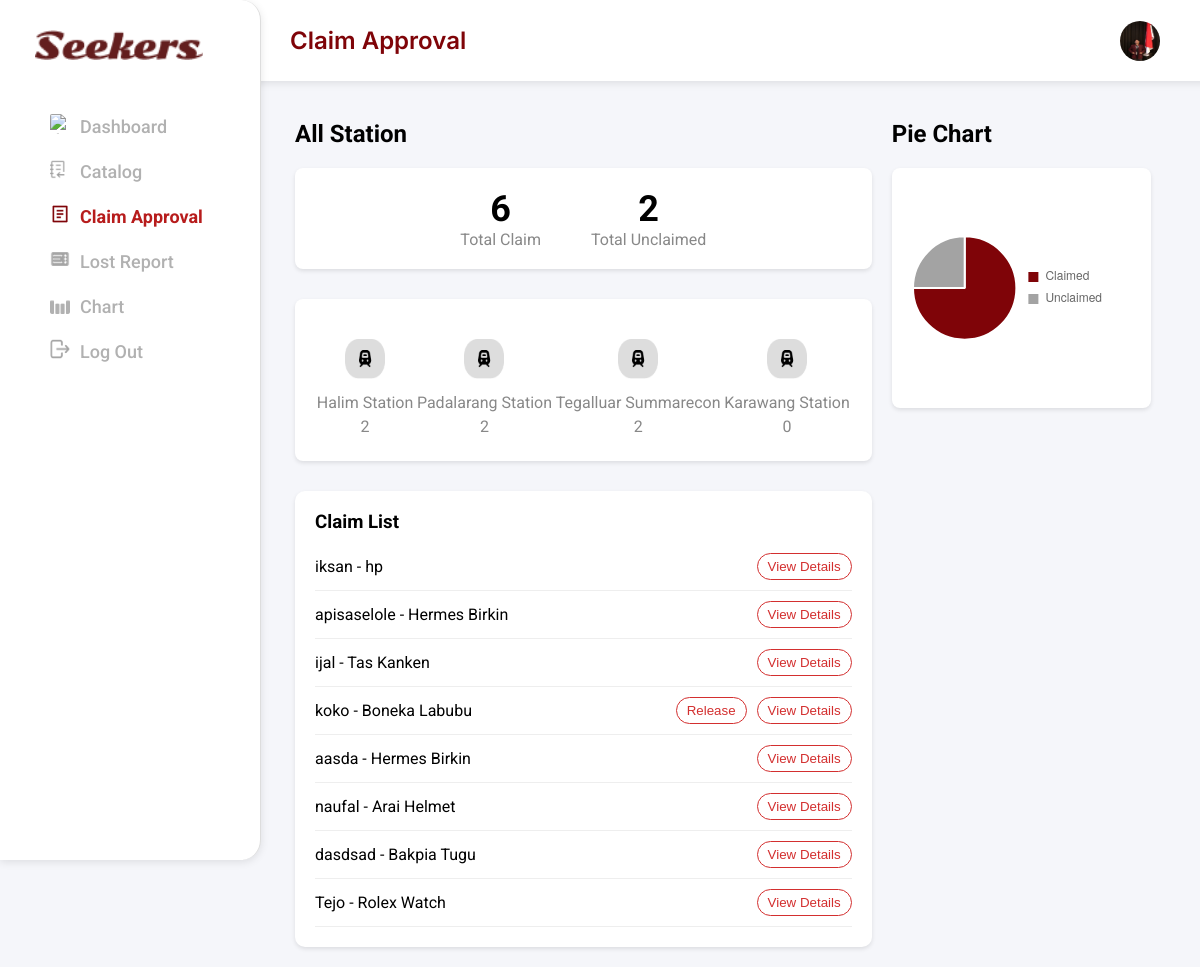
/claimapproval.php (signed in), run on the app's committed database.
### tables this page shows
CREATE TABLE `users` (
  `id` int(11) NOT NULL,
  `fullname` varchar(100) NOT NULL,
  `username` varchar(50) NOT NULL,
  `email` varchar(50) NOT NULL,
  `password` varchar(255) NOT NULL,
  `position` varchar(100) DEFAULT NULL,
  `departement` varchar(100) DEFAULT NULL,
  `biro` varchar(100) DEFAULT NULL,
  `placement` varchar(100) DEFAULT NULL,
  `profile_pic` varchar(255) NOT NULL DEFAULT 'profil/noprofil.png'
);

CREATE TABLE `claims` (
  `claim_id` int(11) NOT NULL,
  `passenger_name` varchar(255) NOT NULL,
  `phone_number` varchar(20) NOT NULL,
  `id_card_image` varchar(255) DEFAULT NULL,
  `train_ticket_image` varchar(255) DEFAULT NULL,
  `item_description` text DEFAULT NULL,
  `proof_of_ownership` varchar(255) DEFAULT NULL,
  `lost_item_id` int(11) DEFAULT NULL,
  `created_at` timestamp NOT NULL DEFAULT current_timestamp(),
  `updated_at` timestamp NOT NULL DEFAULT current_timestamp() ON UPDATE current_timestamp(),
  `metode_pengambilan` varchar(50) DEFAULT NULL,
  `stasiun_ambil` varchar(100) DEFAULT NULL,
  `stasiun_kirim` varchar(100) DEFAULT NULL
);

CREATE TABLE `lost_items` (
  `id` int(11) NOT NULL,
  `no_regist` varchar(50) DEFAULT NULL,
  `categories` varchar(50) DEFAULT NULL,
  `date` date DEFAULT NULL,
  `nama_barang` varchar(100) DEFAULT NULL,
  `location` varchar(100) DEFAULT NULL,
  `nomor_kereta` varchar(50) DEFAULT NULL,
  `gerbong` varchar(10) DEFAULT NULL,
  `kursi` varchar(10) DEFAULT NULL,
  `nama_pelapor` varchar(255) NOT NULL,
  `reporter` varchar(100) DEFAULT NULL,
  `chronology` text DEFAULT NULL,
  `image` varchar(255) DEFAULT NULL,
  `status` enum('unclaimed','claimed') DEFAULT 'unclaimed',
  `created_at` timestamp NOT NULL DEFAULT current_timestamp(),
  `perilis` varchar(100) DEFAULT NULL,
  `tanggal_rilis` date DEFAULT NULL,
  `foto_rilis` varchar(255) DEFAULT NULL,
  `metode_pengambilan` varchar(50) DEFAULT NULL,
  `stasiun_ambil` varchar(100) DEFAULT NULL,
  `stasiun_kirim` varchar(100) DEFAULT NULL,
  `status_rilis` enum('rilis','belum rilis') DEFAULT 'belum rilis'
);

### claimapproval.php (the view, shortened to what this page needs)
<?php
$host = "localhost";
$user = "root";
$pass = "";
$dbname = "lost_and_found";
$conn = new mysqli($host, $user, $pass, $dbname);
$user_id = $_SESSION['user_id'];
$query = "SELECT fullname, email, password, username, position, departement, biro, placement, profile_pic FROM users WHERE id = ?";
$stmt = $conn->prepare($query);
$stmt->bind_param("i", $user_id);
$stmt->execute();
$result = $stmt->get_result();
$user = $result->fetch_assoc();
$queryClaims = "SELECT
    c.claim_id,
    c.item_description,
    u.status,
    c.created_at,
    c.passenger_name,
    u.nama_barang,
    u.id AS lost_item_id,
    u.status_rilis
FROM claims c
JOIN lost_items u ON c.lost_item_id = u.id
ORDER BY c.created_at DESC;
";
$resultClaims = $conn->query($queryClaims);
$queryTotalApproved = "SELECT COUNT(*) AS total_approved FROM lost_items WHERE status = 'claimed'";
$resultTotalApproved = $conn->query($queryTotalApproved);
$totalApproved = $resultTotalApproved->fetch_assoc()['total_approved'];
$queryTotalRejected = "SELECT COUNT(*) AS total_rejected FROM lost_items WHERE status = 'unclaimed'";
$resultTotalRejected = $conn->query($queryTotalRejected);
$totalRejected = $resultTotalRejected->fetch_assoc()['total_rejected'];
$querylocation = "SELECT location, COUNT(*) AS total_approved
    FROM lost_items
    WHERE status = 'claimed'
    GROUP BY location";
$resultlocation = $conn->query($querylocation);
$locationData = [];
while ($row = $resultlocation->fetch_assoc()) {
    $locationData[$row['location']] = $row['total_approved'];
}
$queryChart = "
    SELECT
        SUM(CASE WHEN status = 'claimed' THEN 1 ELSE 0 END) AS claimed_count,
        SUM(CASE WHEN status = 'unclaimed' THEN 1 ELSE 0 END) AS unclaimed_count
    FROM lost_items
";
$resultChart = $conn->query($queryChart);
$rowChart = $resultChart->fetch_assoc();
$approved = $rowChart['claimed_count'] ?? 0;
$rejected = $rowChart['unclaimed_count'] ?? 0;
?>
<!DOCTYPE html>
<html lang="id">
<head>
    <link href="https://cdnjs.cloudflare.com/ajax/libs/font-awesome/5.15.3/css/all.min.css" rel="stylesheet"/>
    <link href="https://cdnjs.cloudflare.com/ajax/libs/font-awesome/5.15.4/css/all.min.css" rel="stylesheet">
    <link rel="stylesheet" href="style/claimapprovalll.css" />
</head>
<body>
    <div class="container">
        <div class="sidebar">
            <div>
                <img alt="Logo" height="57" src="asset/Seekers.png" width="168"/>
                <ul>
                <li>
                    <a href="dashboard.php" style="display: flex; align-items: center; gap: 10px; color:#B1B1B1 ;">
                        <img src="asset/dashcat.png" alt="dashboard" style="width: 20px; height: 20px; border-radius: 10%; margin-bottom: 5px;">
                        Dashboard
                    </a>
                </li>
                <li>
                <li>
                    <a href="catalog.php" style="display: flex; align-items: center; gap: 10px; color: #B1B1B1 ">
                        <img src="asset/catdash.png" alt="dashboard" style="width: 20px; height: 20px; border-radius: 10%; margin-bottom: 5px;">
                        Catalog
                    </a>
                </li>
                <li>
                    <a class="active" href="claimapproval.php" style="display: flex; align-items: center; gap: 10px; ">
                        <img src="asset/approval.png" alt="dashboard" style="width: 20px; height: 20px; border-radius: 10%; margin-bottom: 5px;">
                        Claim Approval
                    </a>
                </li>
                <li>
                <a href="lostreport.php" style="display: flex; align-items: center; gap: 10px; color:#B1B1B1">
                    <img src="asset/report2.png" alt="dashboard" style="width: 20px; height: 20px; border-radius: 10%; margin-bottom: 5px;">
                    Lost Report
                </a>
                </li>
                <li>
                    <a href="chart.php" style="display: flex; align-items: center; gap: 10px; color:#B1B1B1">
                        <img src="asset/chartdas.png" alt="dashboard" style="width: 20px; height: 20px; border-radius: 10%; margin-bottom: 5px;">
                        Chart
                    </a>
                </li>
                <li>
                    <a href="logout.php" style="display: flex; align-items: center; gap: 10px; color:#B1B1B1">
                        <img src="asset/logdas.png" alt="dashboard" style="width: 20px; height: 20px; border-radius: 10%; margin-bottom: 5px;">
                        Log Out
                    </a>
                </li>
            </ul>
            </div>
        </div>
        <div class="main-content">
            <div class="header">
            <h1>Claim Approval</h1>
                <div class="search">
                    <img alt="User Profile" height="35" width="35"
                    src="<?= htmlspecialchars($user['profile_pic'] ?: 'profil/noprofil.png') ?>?t=<?= time() ?>"
                    onclick="window.location.href='profil.php'"/>
                </div>
            </div>
            <div class="content">
                <div class="left-panel">
                <h2>All Station</h2>
                <div class="cardTotal">
                <div class="claim-box">
                    <h2><?= htmlspecialchars($totalApproved) ?></h2>
                    <p>Total Claim</p>
                </div>
                <div class="claim-box">
                    <h2><?= htmlspecialchars($totalRejected) ?></h2>
                    <p>Total Unclaimed</p>
                </div>
                </div>
                    <div class="card">
                        <div class="stations" style="display: flex; justify-content: space-around;">
                    <?php
                    $locations = ['Halim Station', 'Padalarang Station', 'Tegalluar Summarecon', 'Karawang Station'];
                    foreach ($locations as $location) {
                        $approvedCount = isset($locationData[$location]) ? $locationData[$location] : 0;
                        echo '<div style="text-align: center;">';
                        echo '<img src="asset/Train.png" alt="Train Icon" style="width: 40px; height: 40px; margin-bottom: 5px;">';
                        echo '<p>' . htmlspecialchars($location) . '</p>';
                        echo '<p>' . htmlspecialchars($approvedCount) . '</p>';
                        echo '</div>';
                    }
                    ?>
                        </div>
                    </div>
                </div>
                <div class="right-panel">
                    <h2>Pie Chart</h2>
                    <div class="card">
                        <canvas id="claimsChart" style="max-width: 200px; max-height: 200px;"></canvas>
                    </div>
                </div>
                <div class="list">
                <h3>Claim List</h3>
                <?php
                if ($resultClaims->num_rows > 0) {
                    while ($row = $resultClaims->fetch_assoc()) {
                        echo '<div class="list-item">';
                        echo '<p>' . htmlspecialchars($row['passenger_name'] ?? 'Unknown') . ' - ' . htmlspecialchars($row['nama_barang'] ?? 'Unknown') . '</p>';
                        echo '<div class="button-group">';
                        if (strtolower($row['status_rilis']) === 'belum rilis') {
                            echo '<button class="release" onclick="window.location.href=\'releaseform.php?lost_item_id=' . urlencode($row['lost_item_id']) . '\'">Release</button>';
                        }
                        echo '<button class="view-details-btn" onclick="window.location.href=\'approvalform.php?lost_item_id=' . urlencode($row['lost_item_id']) . '\'">View Details</button>';
                        echo '</div>';
                        echo '</div>';
                    }
                } else {
                    echo '<p>No claims found.</p>';
                }
                ?>
                </div>
            </div>
        </div>
    </div>
    <script>
    const ctx = document.getElementById('claimsChart').getContext('2d');
    const claimsChart = new Chart(ctx, {
        type: 'pie',
        data: {
            labels: ['Claimed', 'Unclaimed'],
            datasets: [{
                data: [<?= $approved ?>, <?= $rejected ?>],
                backgroundColor: ['#7F0408', '#A3A3A3'],
                hoverOffset: 4
            }]
        },
        options: {
            responsive: true,
            plugins: {
                legend: {
                    position: 'right',
                    labels: {
                        boxWidth: 12,    // Ukuran lebar kotak
                        boxHeight: 12,   // Ukuran tinggi kotak (Chart.js v4+)
                        borderRadius: 2, // Membuat bentuk lebih seperti kotak
                        usePointStyle: false // Biarkan default bentuk kotak
                    }
                }
            }
        }
    });
    </script>
</body>
</html>

### style/claimapprovalll.css (style rules this page uses)
body { font-family: 'Poppins', 'Roboto', sans-serif; margin: 0; padding: 0; background-color: #f5f6fa; }
body h1 { color: #7F0408; }
.container { display: flex; }
.sidebar { width: 200px; background-color: #fff; padding: 30px; box-shadow: 0 2px 8px rgba(0, 0, 0, 0.1); font-weight: 500; position: fixed; top: 0; left: 0; height: 100vh; overflow-y: auto; z-index: 10; border-right: 1px solid #ddd; border-radius: 0 20px 20px 0; }
.sidebar img { width: 168px; height: 30px; margin-bottom: 30px; margin-left: 5px; }
.sidebar ul { list-style: none; padding: 0; margin-left: 15px; }
.sidebar ul li { margin: 20px 0; }
.sidebar ul li a { text-decoration: none; color: #333; font-size: 18px; display: flex; align-items: center; transition: 0.3s; }
.sidebar ul li a.active { color: #b71c1c; font-weight: bold; }
.main-content { flex: 1; padding-left: 255px; }
.header { position: fixed; top: 0; left: 200px; width: calc(100% - 200px); z-index: 5; display: flex; justify-content: space-between; align-items: center; background-color: #fff; padding: 10px 30px; box-shadow: 0 2px 8px rgba(0, 0, 0, 0.1); border-radius: 0 0 20px 20px; margin-left: 30px; }
.header h1 { font-size: 24px; color: #7F0408; font-family: 'Inter', sans-serif; font-weight: 600; margin-left: 30px; }
.header .search { display: flex; align-items: center; cursor: pointer; }
.header .search img { width: 40px; height: 40px; border-radius: 50%; margin-right: 100px; }
.content { margin-top: 80px; display: grid; grid-template-columns: 2fr 1fr; gap: 20px; padding: 20px; margin-left: 20px; }
.content .left-panel { width: 100%; }
.content .right-panel { width: 90%; }
.cardTotal { background: #fff; border-radius: 8px; padding: 20px; box-shadow: 0 2px 4px rgba(0, 0, 0, 0.1); margin-bottom: 30px; display: flex; justify-content: center; align-items: center; gap: 50px; }
.card { background: #fff; border-radius: 8px; padding: 20px; box-shadow: 0 2px 4px rgba(0, 0, 0, 0.1); margin-bottom: 30px; justify-content: center; align-items: center; gap: 50px; }
.claim-box { text-align: center; }
.card p { margin: 0; color: #888; }
.cardTotal h2 { font-size: 36px; margin: 0; }
.cardTotal p { margin: 0; color: #888; }
.stations { display: flex; justify-content: space-between; margin-top: 20px; }
.stations div { text-align: center; }
.stations div p { margin: 5px 0; }
.list { margin-top: -20px; background-color: #fff; padding: 20px; border-radius: 10px; box-shadow: 0 2px 4px rgba(0, 0, 0, 0.1); }
.list h3 { margin: 0; margin-bottom: 10px; }
.list-item { display: flex; justify-content: space-between; align-items: center; padding: 10px 0; border-bottom: 1px solid #eee; }
.list-item p { margin: 0; }
.button-group { display: flex; gap: 10px; justify-content: center; flex-wrap: wrap; }
.release { background-color: #ffffff; border: 1px solid #d32f2f; color: #d32f2f; padding: 5px 10px; border-radius: 20px; cursor: pointer; }
.view-details-btn { background-color: #ffffff; border: 1px solid #d32f2f; color: #d32f2f; padding: 5px 10px; border-radius: 20px; cursor: pointer; }

### data on the page
users: profile_pic (picture)
claims: passenger_name "iksan", lost_item.nama_barang "hp"
claims: passenger_name "apisaselole", lost_item.nama_barang "Hermes Birkin"
claims: passenger_name "ijal", lost_item.nama_barang "Tas Kanken"
claims: passenger_name "koko", lost_item.nama_barang "Boneka Labubu"
claims: passenger_name "aasda", lost_item.nama_barang "Hermes Birkin"
claims: passenger_name "naufal", lost_item.nama_barang "Arai Helmet"
claims: passenger_name "dasdsad", lost_item.nama_barang "Bakpia Tugu"
claims: passenger_name "Tejo", lost_item.nama_barang "Rolex Watch"

### other printed values
$totalApproved "6"
$totalRejected "2"
$location "Halim Station"
$approvedCount "2"
$location "Padalarang Station"
$location "Tegalluar Summarecon"
$location "Karawang Station"
$approvedCount "0"
chart data {{ $approved }} 6
chart data {{ $rejected }} 2
